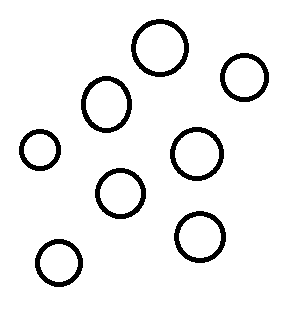
//> input picture 疏密程度统计/Project/123.png, 290 x 328 px
$ ./源   (built with g++ and OpenCV 4)
//> lines starting //> are read from the running program, lines starting //| are printed output that depends on the picture; after the words box and inside, x2 and y2 are one past the last pixel; in counts of white or black regions, pixels touching at a corner belong together
#include <opencv2/opencv.hpp>
#include <iostream>

using namespace std;
using namespace cv;
int FillBlock(Mat src, Mat &mask, Point center);
vector<Point> Find_Max(InputArray _src, Mat&mask, int gap, int radius);
int main(int argc,char**argv)
{
	Mat inputImage = imread("123.png");
//> inputImage is the input picture: 328 rows x 290 cols, CV_8UC3; 93.9% white; 8 black regions, largest, box (x1, y1, x2, y2) and area: (131, 19, 189, 77) 838, (81, 76, 132, 133) 781, (170, 127, 224, 181) 764
	Mat showImage = inputImage.clone();
	cvtColor(inputImage, inputImage, CV_BGR2GRAY);
	threshold(inputImage, inputImage, 1, 255, THRESH_BINARY_INV | THRESH_OTSU);
	//创建一个mask为：边界1，中间255
	Mat mask = Mat::zeros(inputImage.size(), CV_8UC1);
	mask.setTo(255);
	Mat rows = Mat::ones(Size(inputImage.cols, 1), CV_8UC1), cols = Mat::zeros(Size(1, inputImage.rows), CV_8UC1);
//> rows = 290 values from 1 to 1; cols = 328 values from 0 to 0
	Mat src_rows_beg = mask.row(0);
//> src_rows_beg = 290 values from 255 to 255
	Mat src_rows_end = mask.row(inputImage.rows - 1);
//> src_rows_end = 290 values from 255 to 255
	Mat src_cols_beg = mask.col(0);
//> src_cols_beg = 328 values from 255 to 255
	Mat src_cols_end = mask.col(inputImage.cols - 1);
	rows.copyTo(src_rows_beg); rows.copyTo(src_rows_end);
	cols.copyTo(src_cols_beg); cols.copyTo(src_cols_end);
	int temp = FillBlock(inputImage, mask, Point(1, 1));
//> in FillBlock, `uchar back = src.at<uchar>(center.y, center.x);`: back = 0
//> in FillBlock, `fill_point.push_back(center);`: fill_point = 1 Point (x, y): [1, 1]
//> the loop in FillBlock, `while (count < count_mount)` made 77452 passes
//> count_mount on passes 1 to 3: 3, 4, 5
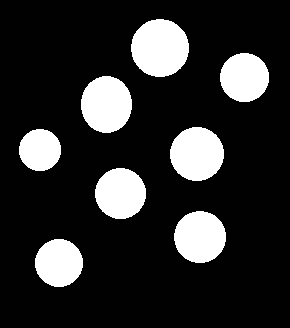
//> mask: 328 rows x 290 cols, CV_8UC1; min 0, max 255, mean 44.9
//> temp = 0
	//前景和背景转换+距离变换
	bitwise_not(mask, mask);
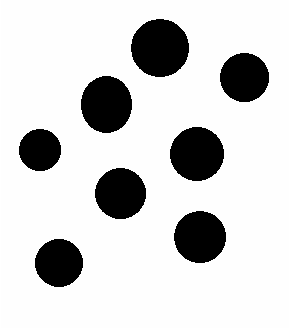
//> mask: 328 rows x 290 cols, CV_8UC1; min 0, max 255, mean 210.1
	distanceTransform(mask, mask, DIST_L2, DIST_MASK_3, 5);
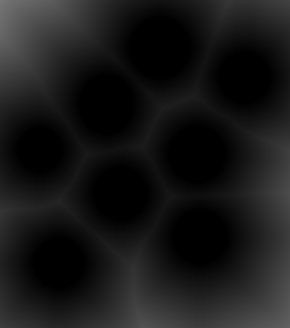
//> mask: 328 rows x 290 cols, CV_32FC1; min 0, max 118.7, mean 24.4
	Mat wjy = mask.clone();
	normalize(mask, mask, 0, 255, NORM_MINMAX);
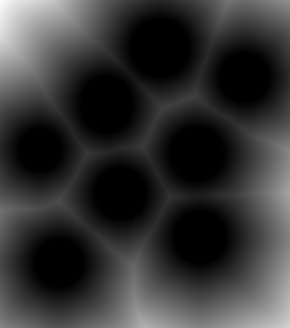
//> mask: 328 rows x 290 cols, CV_32FC1; min 0, max 255, mean 52.5; drawn with min black and max white
	mask.convertTo(mask, CV_8UC1);
//> mask: 328 rows x 290 cols, CV_8UC1

	Mat msk;
	vector<Point> showPoint = Find_Max(mask, msk, 20, 15);
//> after the loop in MaskImage, `for (size_t i = 1; i < src.rows - 1; i++)`:
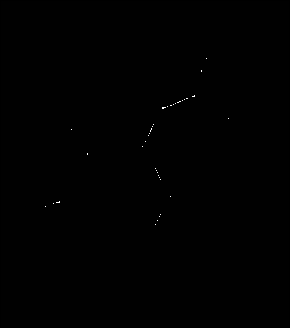
//> mask_tmp: 328 rows x 290 cols, CV_8UC1; min 0, max 255, mean 1.1
//> after the loop in Find_Max, `for (size_t i = 0; i < src.rows; i++)`: max_point = 58 items
//> the loop in Find_Max, `for (size_t i = 0; i < max_point.size(); i++)` made 58 passes
//> the loop in Find_Max, `for (size_t k = 0; k < max_point.size(); k++)` made 58 passes
//> (back, count_mount, count) on passes 1 to 12: (76, 898, 898), (76, 898, 898), (76, 898, 898), (76, 898, 898), (76, 898, 898), (75, 898, 898), (75, 898, 898), (64, 898, 898), (64, 898, 898), (64, 898, 898), (64, 898, 898), (64, 898, 898)
//> after the loop in Find_Max, `for (size_t k = 0; k < max_point.size(); k++)`: mask: 328 rows x 290 cols, CV_8UC1; 6.81% of pixels changed, all inside (x1, y1, x2, y2) = (29, 58, 229, 225)
//> after the loop in Find_Max, `for (size_t i = 0; i < mask.rows; i++)`: print_wjy = 5 Points (x, y): [186, 98], [153, 124], [87, 153], [170, 196], [53, 203]
//> showPoint has the same summary as print_wjy in Find_Max
	circle(showImage, Point(87,153), 25, Scalar(100, 0, 255), 1);
	for (size_t i = 0; i < showPoint.size(); i++)
	{
		circle(showImage, showPoint[i], uint(wjy.at<float>(showPoint[i])), Scalar(0, 0, 255), 1);
	}
//> this loop made 5 passes
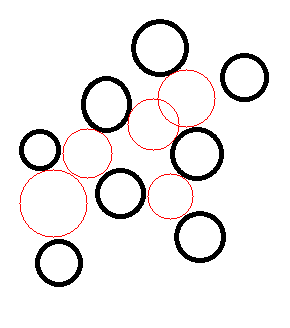
//> showImage: 328 rows x 290 cols, CV_8UC3; mean B, G, R 237.5, 237.5, 239.5
	return 0;
}

//---Fill parts areas
//---@src		：input distance image/float/one signal
//---@mask		：mask image/ucahr/one signal
//---@center	：nowdays operator centers/ucahr
int FillBlock(Mat src, Mat &mask, Point center)
{
	uchar back = src.at<uchar>(center.y, center.x);//当前值像素值
	vector<Point> fill_point;//存储被填充的点
	int count = 0, count_mount = 1;//count；当前操作像素点，count_mount：总计像素数量
	fill_point.push_back(center);
	while (count < count_mount)
	{
		vector<uchar*> img;
		vector<uchar*> msk;
		for (int i = -1; i < 2; i++)
		{
			img.push_back(src.ptr<uchar>(fill_point[count].y + i));
			msk.push_back(mask.ptr<uchar>(fill_point[count].y + i));
		}
		for (size_t i = 0; i < 3; i++)
		{
			for (int j = -1; j < 2; j++)
			{
				//---和当前像素大小一样、且不为自身、且为未操作过的像素
				if (img[i][fill_point[count].x + j] == back && !(j == 0 && i == 1) && msk[i][fill_point[count].x + j] == 255)
				{
					fill_point.push_back(Point(fill_point[count].x + j, fill_point[count].y + i - 1));
					msk[i][fill_point[count].x + j] = 1;//可填充区域先赋值为1，为了便于操作
				}
			}
		}
		msk[1][fill_point[count].x] = 1;//当前像素填充为1
		count_mount = fill_point.size() - 1;//循环的核心，
		fill_point.erase(fill_point.begin());//执行一个删除一个，不占用内存
	}
	return 0;
}

//---生成掩膜
//---@_src		：输入单通道距离图
//---@mask		: 输出可能最大值为->255，边界->0，背景->1
void MaskImage(InputArray _src, Mat &mask)
{
	Mat src = _src.getMat(), mask_tmp = Mat::zeros(src.size(), CV_8UC1);
	mask_tmp.setTo(255);//全部值赋值为1，便于以后操作
	Mat rows = Mat::zeros(Size(src.cols, 1), CV_8UC1), cols = Mat::zeros(Size(1, src.rows), CV_8UC1);
	Mat src_rows_beg = mask_tmp.row(0);
	Mat src_rows_end = mask_tmp.row(src.rows - 1);
	Mat src_cols_beg = mask_tmp.col(0);
	Mat src_cols_end = mask_tmp.col(src.cols - 1);
	rows.copyTo(src_rows_beg); rows.copyTo(src_rows_end);
	cols.copyTo(src_cols_beg); cols.copyTo(src_cols_end);
	for (size_t i = 1; i < src.rows - 1; i++)
	{
		uchar *img0 = src.ptr<uchar>(i - 1);
		uchar *img = src.ptr<uchar>(i);
		uchar *img1 = src.ptr<uchar>(i + 1);
		uchar *msk = mask_tmp.ptr<uchar>(i);
		for (size_t j = 1; j < src.cols - 1; j++)
		{
			bool flag = false;
			//msk[j] = img[j] == 0 ? 0 : msk[j];//背景区域的mask填充为0
			if (msk[j] != 255) continue;
			flag = (img[j] < img[j - 1] || img[j] < img[j + 1]
				|| img[j] < img0[j] || img[j] < img0[j - 1]
				|| img[j] < img0[j + 1] || img[j] < img1[j]
				|| img[j] < img1[j - 1] || img[j] < img1[j + 1])
				? true : false;//如果目标像素小于周围任何一个像素就说明这个一定不是最大值
			int tmp = flag == true ? FillBlock(src, mask_tmp, Point(j, i)) : 0;//tmp没意义，就是为了调用后面的函数而已

		}
	}
	mask = mask_tmp.clone();
}
//---过滤那些不好的最大值
//---@
//---@
//---@gap		:深度,两座山之间的深度
//---@radius	:半径,两座山之间的半径

vector<Point> Find_Max(InputArray _src, Mat&mask, int gap, int radius)
{
	Mat src = _src.getMat();

	typedef struct MyStruct
	{
		Point position;
		float data;
	}MyStruct;

	MaskImage(src, mask);//找可疑最大值
						 //---把最大值点的信息存放
	vector<MyStruct> max_point;
	for (size_t i = 0; i < src.rows; i++)
	{
		uchar *img = src.ptr<uchar>(i);
		uchar *msk = mask.ptr<uchar>(i);
		for (size_t j = 0; j < src.cols; j++)
		{
			if (msk[j] != 255) continue;
			MyStruct my_struct;
			my_struct.data = img[j];
			my_struct.position = Point(j, i);
			max_point.push_back(my_struct);
		}
	}
	//---排序最大值信息
	for (size_t i = 0; i < max_point.size(); i++)
	{
		for (size_t j = i; j < max_point.size(); j++)
		{
			MyStruct temp;
			if (max_point[i].data <= max_point[j].data)
			{
				if (max_point[j].data == 0) continue;
				temp = max_point[j];
				max_point[j] = max_point[i];
				max_point[i] = temp;
			}
		}
	}
	//---查找真正最大值
	//---255，	实际最大值
	//---0		边界
	//---1		背景
	//---2		最终占领地
	//---3		临时占领地
	for (size_t k = 0; k < max_point.size(); k++)//---
	{
		uchar back = src.at<uchar>(max_point[k].position.y, max_point[k].position.x);//当前值像素值
		vector<Point> fill_point;//存储被填充的点
		int count = 0, count_mount = 1;//count；当前操作像素点，count_mount：总计像素数量
		fill_point.push_back(max_point[k].position);

		while (count < count_mount &&  max_point[k].data != 1)//max_point[k].data == 1说明这个点已经废除
		{
			vector<uchar*> img;
			vector<uchar*> msk;
			for (int i = -1; i < 2; i++)
			{
				img.push_back(src.ptr<uchar>(fill_point[count].y + i));
				msk.push_back(mask.ptr<uchar>(fill_point[count].y + i));
			}
			for (int i = 0; i < 3; i++)
			{
				for (int j = -1; j < 2; j++)
				{
					//---
					uchar x = pow((max_point[k].position.x - fill_point[count].x + j), 2); //(max_point[k].position.x - img[i][fill_point[count].x + j])*(max_point[k].position.x - img[i][fill_point[count].x + j]);
					uchar y = pow((max_point[k].position.y - (fill_point[count].y + i - 1)), 2); // (max_point[k].position.y - img[i][fill_point[count].y + j])*(max_point[k].position.y - img[i][fill_point[count].x + j]);
					uchar distance = sqrt(x + y);//距离测量
					if (img[i][fill_point[count].x + j] <= img[1][fill_point[count].x] - gap //深度测量
						|| msk[i][fill_point[count].x + j] == 3
						|| msk[i][fill_point[count].x + j] == 0
						|| (j == 0 && i == 1)
						|| distance >= radius) continue;//深度大于gap，已经标记，边界，自身值、都直接退出
					if (img[i][fill_point[count].x + j] == 2) max_point[k].data = 1;
					msk[i][fill_point[count].x + j] = 3;
					fill_point.push_back(Point(fill_point[count].x + j, fill_point[count].y + i - 1));
					count_mount++;
				}
			}
			count++;
		}
		if (max_point[k].data == 1)//被淘汰的最大值，他所占领的地都将被释放
		{
			for (size_t i = 0; i < fill_point.size(); i++)
			{
				mask.at<uchar>(fill_point[i]) = 1;
			}
		}
		else//确定的最大值，他占得领地被永久确定
		{
			for (size_t i = 0; i < fill_point.size(); i++)
			{
				mask.at<uchar>(fill_point[i]) = 2;
			}
			max_point[k].data = 255;
			mask.at<uchar>(max_point[k].position) = 255;
		}
	}
	//---输出
	vector<Point> print_wjy;
	for (size_t i = 0; i < mask.rows; i++)
	{
		uchar *msk = mask.ptr<uchar>(i);
		for (size_t j = 0; j < mask.cols; j++)
		{
			if (msk[j] == 255)
				print_wjy.push_back(Point(j, i));
		}

	}
	return print_wjy;
}
